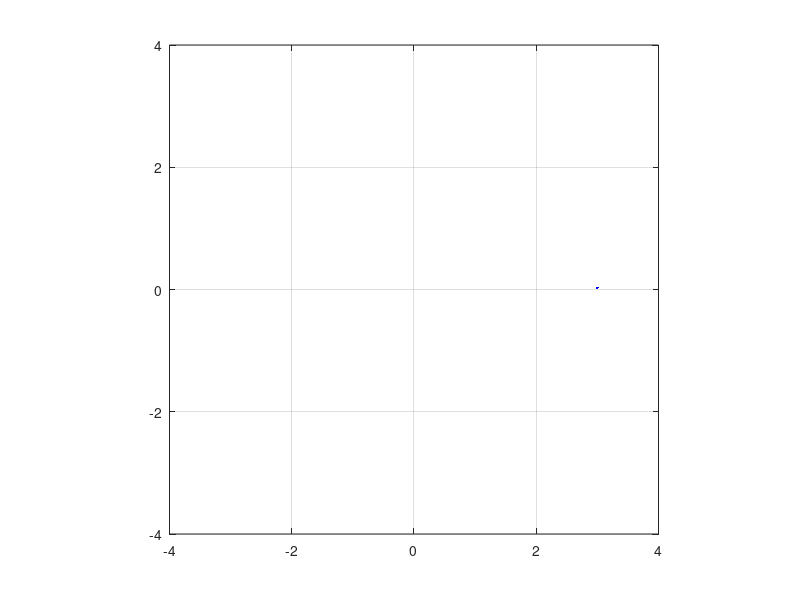

Source code (MATLAB): (Note: this script raises an error after producing the figure.)
% following a pre-defined trajectory.
clc
clear
close all

%% initial conditions
a1 =1;
b1 = 1;
theta1=pi/12;
theta2=pi/12;
theta3=pi/12;
L1=1;
L2=1;
L3=1;
deltatheta1=0;
deltatheta2=0; 
deltatheta3=0; % theta1,2,3 velocity
Xc=2.9; 
Yc=0.1; % ending point
a = 0;
b = 0;

%% moving initial point to ending point
while a == 0 
   while b == 0
       theta1=theta1+deltatheta1/4;
       theta2=theta2+deltatheta2/4;
       theta3=theta3+deltatheta3/4;

       % Jacobian matrix and inverse Jacobian.
       J= [-L1*sind(theta1)-L2*sind(theta1+theta2)-L3*sind(theta1+theta2+theta3),...
       -L2*sind(theta1+theta2)-L3*sind(theta1+theta2+theta3),...
       -L3*sind(theta1+theta2+theta3);...
       L1*cosd(theta1)+L2*cosd(theta1+theta2)+L3*cosd(theta1+theta2+theta3),...
       L2*cosd(theta1+theta2)+L3*cosd(theta1+theta2+theta3),...
       L3*cosd(theta1+theta2+theta3)];
       W = eye(3);
       lambda = 0.3;
       pseudoJ = inv(J'*J+lambda.*W)*J'; 
     
       % end-effector location
       P3 = [L1*cosd(theta1)+L2*cosd(theta1+theta2)+L3*cosd(theta1+theta2+theta3),...
       L2*sind(theta1)+L2*sind(theta1+theta2)+L3*sind(theta1+theta2+theta3)];
       % center
       P0 = [0 0];
      
       % location of the middle two joints
       P1 = [L1*cosd(theta1) ; L1*sind(theta1)]';
       P2 = P1 + [L2*cosd(theta1+theta2);L2*sind(theta1+theta2)]';
 
       Q1=[P0(1,1) P1(1,1) P2(1,1) P3(1,1)];
       Q2=[P0(1,2) P1(1,2) P2(1,2) P3(1,2)];

       Plot = plot(Q1,Q2,'-o','LineWidth',4);
       plot(P3(1,1),P3(1,2),'b.');
       axis([-4,4,-4,4]);
       axis square
       grid on;
       hold on
       Xinit=P3(1,1);
       Yinit=P3(1,2);
       Xend=Xc;
       Yend=Yc; 
       Xspeed=(Xend-Xinit);
       Yspeed=(Yend-Yinit);     
       OrinEnd=atan2d(Yend,Xend);
       Orininit=atan2d(Yinit,Xinit);
       orin_error=OrinEnd-Orininit;
       if  abs(orin_error)<=0.02
           b=1;
       end
     
       thetadot=pseudoJ*[Xspeed;Yspeed];
       theta1dot=thetadot(1,1);
       theta2dot=thetadot(2,1);
       theta3dot=thetadot(3,1);
       deltatheta1=rad2deg(theta1dot); 
       deltatheta2=rad2deg(theta2dot);
       deltatheta3=rad2deg(theta3dot);
       pause(0.01);

       delete(Plot);
   end
   %% for taking new input 
   if b==1   
       X = [2.9, 0;
           2.8 0.1;
           2.7 0.2;
           2.6 0.3;
           2.5 0.4;
           2.4 0.5;
           2.3 0.6;
           2.2 0.7;
           2.1 0.8;
           2   0.9;
           1.9 1;
           1.8 1.1;
           1.7 1.1;
           1.6 1.1 ;
           1.5 1.1;
           1.4 1.1;
           1.3 1.1;
           1.2 1.1;
           1 1;
           1.1 1.2;
           1.2 1.3;
           1.2 1.4;
           1.2 1.5;
           1.25 1.6;
           1.3 1.7;
           1.3 1.6;
           1.3 1.5;
           1.25 1.5;
           1.2 1.6;
           1.3 1.7;
           1.3 1.8;
           1.3 1.9;
           1.25 2.0;
           1.2 2.1;
           1.1 2.2;
           1   2.3;
           0.9 2.4;
           0.8 2.5;
           0.7 2.6;
           0.6 2.7;
           0.5 2.8;
           0.4 2.9;
           0.3 3;
           0.2 3.1;
           0.1 3.2;
           -0.1 3.3;
           -0.2 3.4;
           -0.3 3.5;
           -0.4 3.1;
           -0.5 2.9;
           -0.5 2.8;
           -0.6 2.7;
           -0.7 2.6;
           -0.8 2.5;
           -0.8 2.4;
           -0.86 2.3;
           -0.9 2.2;
           -0.95 2.1;
           -1 2];
       
       %% to take input from trajectory matrix X
       for a1 = a1
           for b1 = b1
               d1 = b1+1;
           end
           c1 = a1;
       end
       Xc = X(a1,b1);
       Yc = X(c1,d1);
       a1 = a1+1;
       b=0;
    end
end
